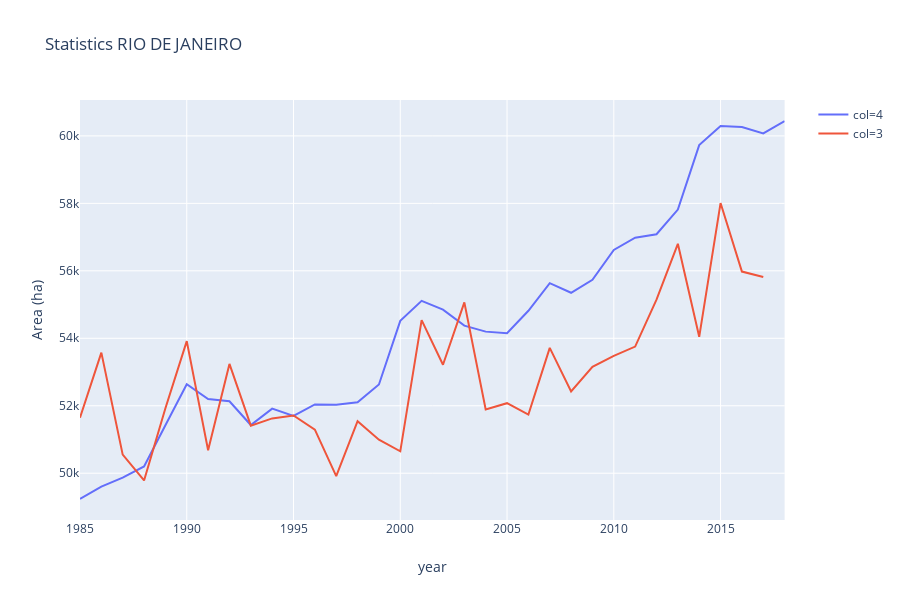

Here is the notebook cell this chart was saved with:
### Code cell
fig = px.line(df, x="year", y="area", color='col', title='Statistics ' + Municipio)
# fig.update_layout(yaxis_range=[0,90000])
fig.update_yaxes(title_text='Area (ha)')
fig.show()

### Figure 1 — Plotly figure (JSON) as saved in the notebook; plotly's stock layout.template omitted (floating-point values rounded to 4 significant figures)
{"data": [{"hoverlabel": {"namelength": 0}, "hovertemplate": "col=4<br>year=%{x}<br>area=%{y}", "legendgroup": "col=4", "line": {"color": "#636efa", "dash": "solid"}, "mode": "lines", "name": "col=4", "showlegend": true, "type": "scatter", "x": [1985, 1986, 1987, 1988, 1989, 1990, 1991, 1992, 1993, 1994, 1995, 1996, 1997, 1998, 1999, 2000, 2001, 2002, 2003, 2004, 2005, 2006, 2007, 2008, 2009, 2010, 2011, 2012, 2013, 2014, 2015, 2016, 2017, 2018], "xaxis": "x", "y": [49240.0, 49600.0, 49870.0, 50200.0, 51420.0, 52640.0, 52200.0, 52130.0, 51430.0, 51910.0, 51700.0, 52040.0, 52030.0, 52100.0, 52630.0, 54520.0, 55110.0, 54850.0, 54380.0, 54200.0, 54150.0, 54820.0, 55630.0, 55350.0, 55740.0, 56620.0, 56980.0, 57090.0, 57820.0, 59730.0, 60290.0, 60260.0, 60070.0, 60440.0], "yaxis": "y"}, {"hoverlabel": {"namelength": 0}, "hovertemplate": "col=3<br>year=%{x}<br>area=%{y}", "legendgroup": "col=3", "line": {"color": "#EF553B", "dash": "solid"}, "mode": "lines", "name": "col=3", "showlegend": true, "type": "scatter", "x": [1985, 1986, 1987, 1988, 1989, 1990, 1991, 1992, 1993, 1994, 1995, 1996, 1997, 1998, 1999, 2000, 2001, 2002, 2003, 2004, 2005, 2006, 2007, 2008, 2009, 2010, 2011, 2012, 2013, 2014, 2015, 2016, 2017], "xaxis": "x", "y": [51650.0, 53580.0, 50550.0, 49790.0, 51920.0, 53920.0, 50680.0, 53240.0, 51410.0, 51630.0, 51710.0, 51290.0, 49920.0, 51540.0, 50990.0, 50650.0, 54540.0, 53220.0, 55060.0, 51890.0, 52080.0, 51740.0, 53720.0, 52420.0, 53150.0, 53480.0, 53750.0, 55140.0, 56800.0, 54040.0, 58010.0, 55980.0, 55820.0], "yaxis": "y"}], "layout": {"height": 600, "legend": {"tracegroupgap": 0}, "title": {"text": "Statistics RIO DE JANEIRO"}, "xaxis": {"anchor": "y", "domain": [0, 0.98], "title": {"text": "year"}}, "yaxis": {"anchor": "x", "domain": [0, 1], "title": {"text": "Area (ha)"}}}}
